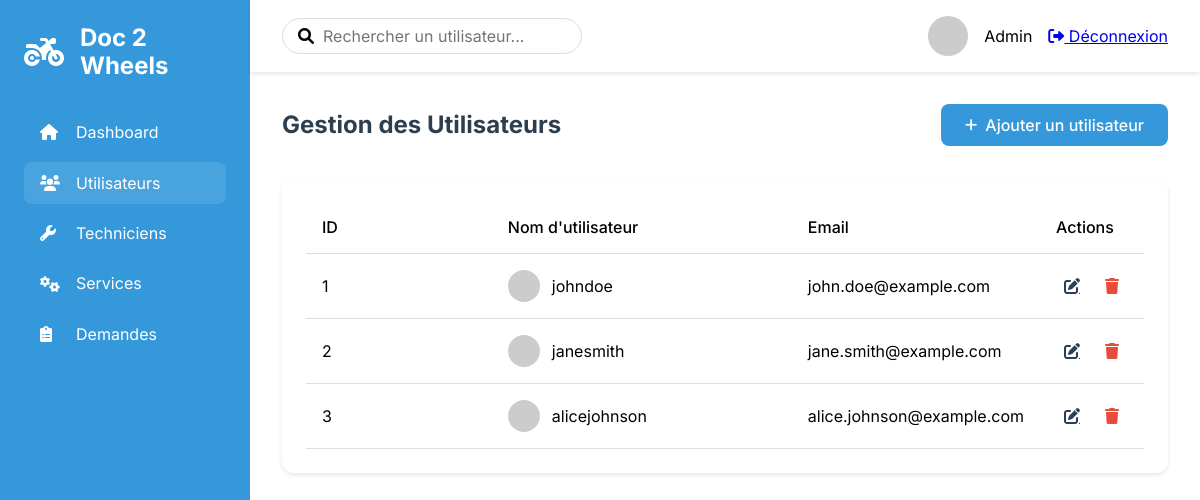
Screenshot of /admin/users with the database file from the repository.
### tables this page shows
CREATE TABLE users (
    id INT AUTO_INCREMENT PRIMARY KEY,
    name VARCHAR(255) NOT NULL,
    email VARCHAR(255) NOT NULL UNIQUE,
    username VARCHAR(255) NOT NULL UNIQUE,
    password VARCHAR(255) NOT NULL,
    account_activation_hash VARCHAR(255),
    created_at TIMESTAMP DEFAULT CURRENT_TIMESTAMP
);

### src/Lib/Controllers/AbstractController.php (called while the page is built, shortened)
<?php
abstract class AbstractController
{
  protected function render(string $template, array $data = [], string $dir = ''): Response
  {
    $response = new Response();
    extract($data);
    $path = __DIR__ . "/../../Views";
    $path .= "/{$template}.view.php";
    require_once $path;
    $response->setContent(ob_get_clean());
    $response->addHeader('Content-Type', 'text/html');
    return $response;
  }
}

### src/Controllers/AdminControllers/AdminController.php (called while the page is built, shortened)
<?php
class AdminController extends AbstractController
{
  private $userModel;
  public function __construct()
  {
    $this->userModel = new User();
  }
  public function manageUsers(Request $request): Response
  {
        $users = $this->userModel->getAll();
        return $this->render('admin/users/index', ['users' => $users]);
  }
}

### src/Lib/Http/Router.php (called while the page is built, shortened)
<?php
class Router
{
    public function route(Request $request): ?Response {
        $routesByUri = self::getRoutesFromUriRequest($request);
        $routeByMethod = self::getRoutesFromMethodRequest($request, $routesByUri);
        list($controllerName, $method) = explode('@', $routeByMethod->controller);
        $controller = new $controller();
        $params = self::extractParams($request->getUri(), $routeByMethod->path);
        return $controller->$method($request, ...$params);
    }
    private static function getRoutesFromUriRequest(Request $request): array{
        $matchingRoutes = [];
        $routes = self::getConfig();
        foreach ($routes as $route) {
            if (self::urlMatches($request, $route) && self::checkMethod($request, $route)) {
                $matchingRoutes[] = $route;
            }
        }
        return $matchingRoutes;
    }
    private static function getRoutesFromMethodRequest(Request $request, array $routes): ?object {
        foreach($routes as $route) {
            if(self::checkMethod($request, $route)) {
                return $route;
            }
        }
        return null;
    }
    private static function urlMatches(Request $request, object $route): bool {
        $requestUriParts = self::getUrlParts($request->getPath());
        $routePathParts = self::getUrlParts($route->path);
        if(self::checkUrlPartsNumberMatches($requestUriParts, $routePathParts) === false) {
            return false;
        }
        foreach($routePathParts as $key => $part) {
            if(self::isUrlPartSlug($part) === false) {
                if($part !== $requestUriParts[$key]) {
                    return false;
                }
            }else{
                $request->addSlug(substr($part, 1), $requestUriParts[$key]);
            }
        }
        return true;
    }
    private static function getUrlParts(string $url): array {
        return explode('/', trim($url, '/'));
    }
    private static function checkUrlPartsNumberMatches(array $requestUriParts, array $routePathParts): bool {
        return count($requestUriParts) === count($routePathParts);
    }
    private static function isUrlPartSlug(string $part): bool {
        return strpos($part, ':') === 0;
    }
    private static function getConfig(): array {
        $config = json_decode(file_get_contents(__DIR__ . '/../../../config/routes.json'));
        return $config;
    }
    private static function checkMethod(Request $request, object $route): bool {
        return in_array($request->getMethod(), $route->methods);
    }
    private static function extractParams(string $url, string $path): array {
        $params = [];
        return $params;
    }
}

### src/Lib/Database/Dsn.php (called while the page is built, shortened)
<?php
class Dsn {
    private string $host;
    private string $dbname;
    private string $user;
    private string $password;
    private string $port;
    public function __construct() {
        $config = $this->getConfig();
        $this->host = $config['host'];
        $this->dbname = $config['database'];
        $this->user = $config['user'];
        $this->password = $config['password'];
        $this->port = $config['port'];
    }
    private function getConfig(): array {
        $file = file_get_contents(__DIR__ . '/../../../config/database.json');
        return json_decode($file, true);
    }
    public function getDsn(): string {
        return "mysql:host={$this->host};dbname={$this->dbname};port={$this->port}";
    }
    public function getPassword(): string {
        return $this->password;
    }
    public function getUser(): string {
        return $this->user;
    }
}

### src/Lib/Database/DatabaseConnexion.php (called while the page is built, shortened)
<?php
class DatabaseConnexion
{
    private \PDO $pdo_connexion;
    private \PDOStatement $stmt;
    public function setConnexion(): self
    {
        $dsn = new Dsn();
        $this->pdo_connexion = new \PDO(
            $dsn->getDsn(),
            $dsn->getUser(),
            $dsn->getPassword()
        );
        return $this;
    }
    public function query($sql)
    {
        $this->stmt = $this->pdo_connexion->prepare($sql);
    }
    public function execute(): bool
    {
        return $this->stmt->execute();
    }
    public function resultSet()
    {
        $this->execute();
        return $this->stmt->fetchAll(\PDO::FETCH_OBJ);
    }
}

### src/Entities/User.php (called while the page is built, shortened)
<?php
class User
{
  private $dbConnexion;
  public function __construct()
  {
    $this->dbConnexion = new DatabaseConnexion();
  }
  public function getAll()
  {
    $this->dbConnexion->query("SELECT * FROM users");
    return $this->dbConnexion->resultSet();
  }
}

### src/Views/admin/users/index.view.php (the view, shortened to what this page needs)
<!DOCTYPE html>
<html lang="fr">
<head>
    <link rel="stylesheet" href="../../../../sass/dist/css/main.css">
    <link rel="stylesheet" href="https://cdnjs.cloudflare.com/ajax/libs/font-awesome/6.0.0/css/all.min.css">
</head>
<body class="admin-layout">
    <aside class="admin-sidebar">
        <div class="admin-sidebar__logo">
            <i class="fas fa-motorcycle"></i>
            <span>Doc 2 Wheels</span>
        </div>
        <nav class="admin-sidebar__nav">
            <ul>
                <li>
                    <a href="/admin">
                        <i class="fas fa-home"></i>
                        <span>Dashboard</span>
                    </a>
                </li>
                <li class="active">
                    <a href="/admin/users">
                        <i class="fas fa-users"></i>
                        <span>Utilisateurs</span>
                    </a>
                </li>
                <li>
                    <a href="/admin/technicians">
                        <i class="fas fa-wrench"></i>
                        <span>Techniciens</span>
                    </a>
                </li>
                <li>
                    <a href="/admin/services">
                        <i class="fas fa-cogs"></i>
                        <span>Services</span>
                    </a>
                </li>
                <li>
                    <a href="/admin/service_requests">
                        <i class="fas fa-clipboard-list"></i>
                        <span>Demandes</span>
                    </a>
                </li>
            </ul>
        </nav>
    </aside>
    <main class="admin-main">
        <header class="admin-header">
            <div class="admin-header__search">
                <i class="fas fa-search"></i>
                <input type="text" placeholder="Rechercher un utilisateur...">
            </div>
            <div class="admin-header__profile">
                <div class="profile">
                    <img src="https://ui-avatars.com/api/?name=Admin&background=0D8ABC&color=fff" alt="Profile">
                    <span>Admin</span>
                    <a href="/logout" class="logout-btn">
                        <i class="fas fa-sign-out-alt"></i> Déconnexion
                    </a>
                </div>
            </div>
        </header>
        <div class="admin-content">
            <div class="content-header">
                <h1>Gestion des Utilisateurs</h1>
                <a href="/admin/users/create" class="btn btn-primary">
                    <i class="fas fa-plus"></i> Ajouter un utilisateur
                </a>
            </div>
            <div class="card">
                <div class="table-responsive">
                    <table class="table">
                        <thead>
                            <tr>
                                <th>ID</th>
                                <th>Nom d'utilisateur</th>
                                <th>Email</th>
                                <th>Actions</th>
                            </tr>
                        </thead>
                        <tbody>
                            <?php foreach ($users as $user): ?>
                                <tr>
                                    <td><?= $user->id ?></td>
                                    <td>
                                        <div class="user-info">
                                            <img src="https://ui-avatars.com/api/?name=<?= urlencode($user->username) ?>&background=random" alt="<?= $user->username ?>">
                                            <span><?= $user->username ?></span>
                                        </div>
                                    </td>
                                    <td><?= $user->email ?></td>
                                    <td>
                                        <div class="actions">
                                            <a href="/admin/users/edit/<?= $user->id ?>" class="btn-icon" title="Modifier">
                                                <i class="fas fa-edit"></i>
                                            </a>
                                            <form method="post" action="/admin/users/delete/<?= $user->id ?>" class="delete-form" onsubmit="return confirm('Êtes-vous sûr de vouloir supprimer cet utilisateur ?');">
                                                <button type="submit" class="btn-icon delete" title="Supprimer">
                                                    <i class="fas fa-trash"></i>
                                                </button>
                                            </form>
                                        </div>
                                    </td>
                                </tr>
                            <?php endforeach; ?>
                        </tbody>
                    </table>
                </div>
            </div>
        </div>
    </main>
</body>
</html>

### rows the page displays
users: id "1", username "johndoe", email "john.doe@example.com"
users: id "2", username "janesmith", email "jane.smith@example.com"
users: id "3", username "alicejohnson", email "alice.johnson@example.com"
